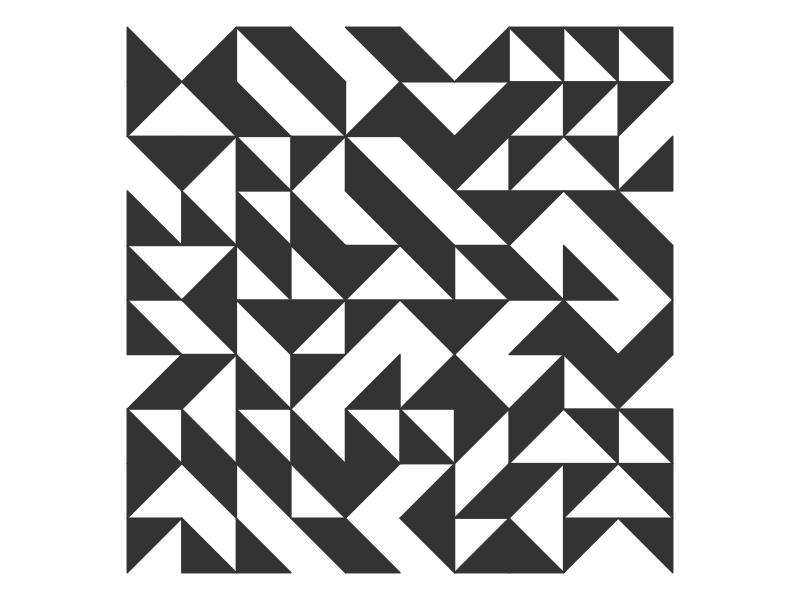
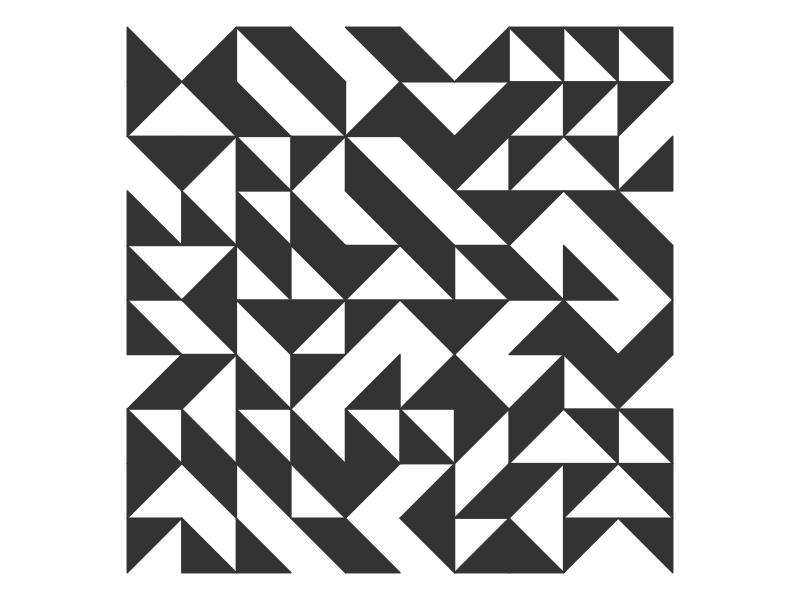

Source code (R) for these figures, in order:
## ---- chunk 1
knitr::opts_chunk$set(echo = TRUE)
## ---- chunk 2
library(tidyr)
library(dplyr)
library(ggplot2)
library(ragg)


triangles <- tribble(
  ~n, ~name, ~x, ~y,
  1, "lu", c(0, 1, 0), c(0, 1, 1),
  2, "rd", c(0, 1, 1), c(0, 0, 1),
  3, "ld", c(0, 1, 0), c(0, 0, 1),
  4, "ru", c(0, 1, 1), c(1, 1, 0)
)

t = 100

tiles <- data.frame(
  col = rep(1:sqrt(t), sqrt(t)),
  row = rep(1:sqrt(t), each = sqrt(t)),
  n = sample(c(1, 2, 3, 4), 
             replace = TRUE, 
             size = t)
  ) %>% 
  left_join(triangles) %>% 
  unnest(c(x, y))

ggplot(tiles) +
  geom_polygon(aes(col + x, row + y, group = interaction(col, row)), fill = "grey20", color = "grey20") +
  coord_fixed() +
  theme_void() 

  ggsave(here::here("2020", "Truchet.png"), dpi = 320, height = 8, width = 8)
